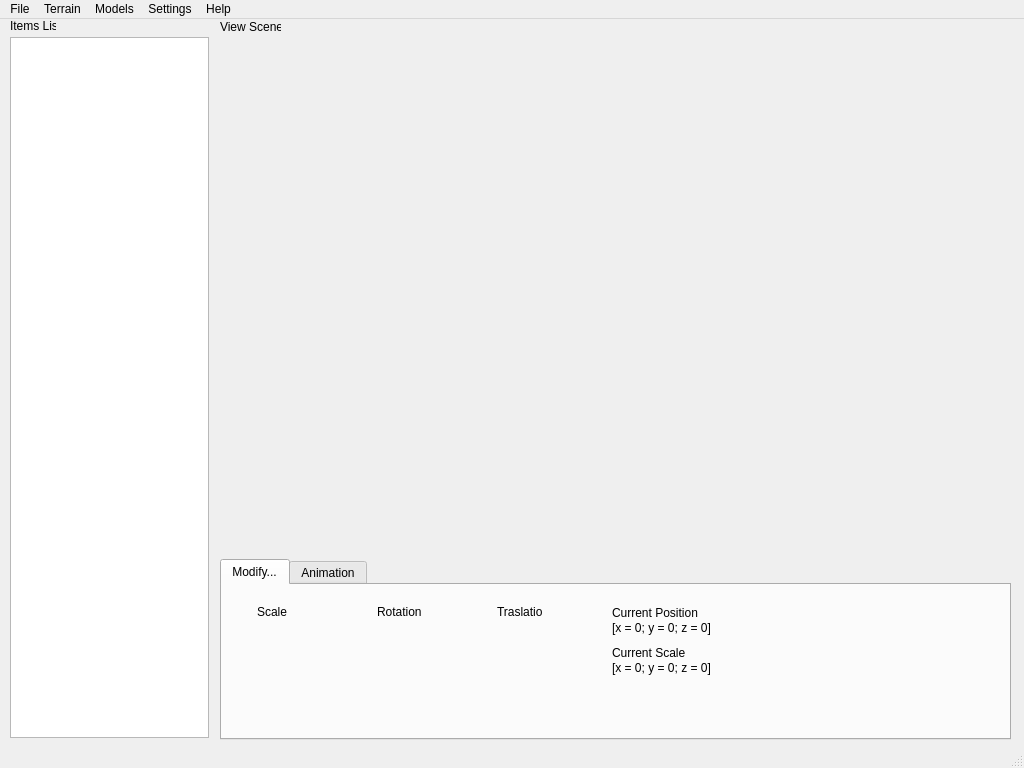
<?xml version="1.0" encoding="UTF-8"?>
<ui version="4.0">
 <class>MainWindow</class>
 <widget class="QMainWindow" name="MainWindow">
  <property name="geometry">
   <rect>
    <x>0</x>
    <y>0</y>
    <width>1024</width>
    <height>768</height>
   </rect>
  </property>
  <property name="minimumSize">
   <size>
    <width>1024</width>
    <height>768</height>
   </size>
  </property>
  <property name="maximumSize">
   <size>
    <width>1024</width>
    <height>768</height>
   </size>
  </property>
  <property name="windowTitle">
   <string>Level Generator</string>
  </property>
  <widget class="QWidget" name="centralwidget">
   <widget class="QWidget" name="horizontalLayoutWidget_2">
    <property name="geometry">
     <rect>
      <x>219</x>
      <y>19</y>
      <width>791</width>
      <height>511</height>
     </rect>
    </property>
    <layout class="QHBoxLayout" name="horizontalLayout_2"/>
   </widget>
   <widget class="QWidget" name="horizontalLayoutWidget_3">
    <property name="geometry">
     <rect>
      <x>220</x>
      <y>540</y>
      <width>791</width>
      <height>181</height>
     </rect>
    </property>
    <layout class="QHBoxLayout" name="horizontalLayout_3">
     <item>
      <widget class="QTabWidget" name="tabWidget">
       <property name="currentIndex">
        <number>0</number>
       </property>
       <widget class="QWidget" name="tab_2">
        <attribute name="title">
         <string>Modify...</string>
        </attribute>
        <widget class="QLabel" name="label">
         <property name="geometry">
          <rect>
           <x>35</x>
           <y>20</y>
           <width>46</width>
           <height>13</height>
          </rect>
         </property>
         <property name="text">
          <string>Scale</string>
         </property>
        </widget>
        <widget class="QLabel" name="label_3">
         <property name="geometry">
          <rect>
           <x>155</x>
           <y>20</y>
           <width>46</width>
           <height>13</height>
          </rect>
         </property>
         <property name="text">
          <string>Rotation</string>
         </property>
        </widget>
        <widget class="QLabel" name="label_4">
         <property name="geometry">
          <rect>
           <x>275</x>
           <y>20</y>
           <width>46</width>
           <height>13</height>
          </rect>
         </property>
         <property name="text">
          <string>Traslation</string>
         </property>
        </widget>
        <widget class="QLabel" name="label_6">
         <property name="geometry">
          <rect>
           <x>390</x>
           <y>20</y>
           <width>101</width>
           <height>16</height>
          </rect>
         </property>
         <property name="text">
          <string>Current Position</string>
         </property>
        </widget>
        <widget class="QLabel" name="labelCurrentPos">
         <property name="geometry">
          <rect>
           <x>390</x>
           <y>35</y>
           <width>231</width>
           <height>16</height>
          </rect>
         </property>
         <property name="text">
          <string>[x = 0; y = 0; z = 0]</string>
         </property>
        </widget>
        <widget class="QwtCounter" name="CounterScaleX">
         <property name="geometry">
          <rect>
           <x>10</x>
           <y>40</y>
           <width>101</width>
           <height>20</height>
          </rect>
         </property>
         <property name="basicstep" stdset="0">
          <double>0.200000000000000</double>
         </property>
         <property name="minValue">
          <double>-9999.000000000000000</double>
         </property>
         <property name="maxValue">
          <double>9999.000000000000000</double>
         </property>
         <property name="stepButton2">
          <number>10</number>
         </property>
         <property name="value">
          <double>0.000000000000000</double>
         </property>
        </widget>
        <widget class="QwtCounter" name="CounterScaleY">
         <property name="geometry">
          <rect>
           <x>10</x>
           <y>60</y>
           <width>101</width>
           <height>20</height>
          </rect>
         </property>
         <property name="basicstep" stdset="0">
          <double>0.200000000000000</double>
         </property>
         <property name="minValue">
          <double>-9999.000000000000000</double>
         </property>
         <property name="maxValue">
          <double>9999.000000000000000</double>
         </property>
         <property name="stepButton2">
          <number>10</number>
         </property>
         <property name="value">
          <double>0.000000000000000</double>
         </property>
        </widget>
        <widget class="QwtCounter" name="CounterScaleZ">
         <property name="geometry">
          <rect>
           <x>10</x>
           <y>80</y>
           <width>101</width>
           <height>20</height>
          </rect>
         </property>
         <property name="basicstep" stdset="0">
          <double>0.200000000000000</double>
         </property>
         <property name="minValue">
          <double>-9999.000000000000000</double>
         </property>
         <property name="maxValue">
          <double>9999.000000000000000</double>
         </property>
         <property name="stepButton2">
          <number>10</number>
         </property>
         <property name="value">
          <double>0.000000000000000</double>
         </property>
        </widget>
        <widget class="QwtCounter" name="CounterRotX">
         <property name="geometry">
          <rect>
           <x>130</x>
           <y>40</y>
           <width>101</width>
           <height>20</height>
          </rect>
         </property>
         <property name="basicstep" stdset="0">
          <double>0.200000000000000</double>
         </property>
         <property name="minValue">
          <double>-9999.000000000000000</double>
         </property>
         <property name="maxValue">
          <double>9999.000000000000000</double>
         </property>
         <property name="stepButton2">
          <number>10</number>
         </property>
         <property name="value">
          <double>0.000000000000000</double>
         </property>
        </widget>
        <widget class="QwtCounter" name="CounterRotY">
         <property name="geometry">
          <rect>
           <x>130</x>
           <y>60</y>
           <width>101</width>
           <height>20</height>
          </rect>
         </property>
         <property name="basicstep" stdset="0">
          <double>0.200000000000000</double>
         </property>
         <property name="minValue">
          <double>-9999.000000000000000</double>
         </property>
         <property name="maxValue">
          <double>9999.000000000000000</double>
         </property>
         <property name="stepButton2">
          <number>10</number>
         </property>
         <property name="value">
          <double>0.000000000000000</double>
         </property>
        </widget>
        <widget class="QwtCounter" name="CounterRotZ">
         <property name="geometry">
          <rect>
           <x>130</x>
           <y>80</y>
           <width>101</width>
           <height>20</height>
          </rect>
         </property>
         <property name="basicstep" stdset="0">
          <double>0.200000000000000</double>
         </property>
         <property name="minValue">
          <double>-9999.000000000000000</double>
         </property>
         <property name="maxValue">
          <double>9999.000000000000000</double>
         </property>
         <property name="stepButton2">
          <number>10</number>
         </property>
         <property name="value">
          <double>0.000000000000000</double>
         </property>
        </widget>
        <widget class="QwtCounter" name="CounterTraY">
         <property name="geometry">
          <rect>
           <x>250</x>
           <y>60</y>
           <width>101</width>
           <height>20</height>
          </rect>
         </property>
         <property name="basicstep" stdset="0">
          <double>0.200000000000000</double>
         </property>
         <property name="minValue">
          <double>-9999.000000000000000</double>
         </property>
         <property name="maxValue">
          <double>9999.000000000000000</double>
         </property>
         <property name="stepButton2">
          <number>10</number>
         </property>
         <property name="value">
          <double>0.000000000000000</double>
         </property>
        </widget>
        <widget class="QwtCounter" name="CounterTraZ">
         <property name="geometry">
          <rect>
           <x>250</x>
           <y>80</y>
           <width>101</width>
           <height>20</height>
          </rect>
         </property>
         <property name="basicstep" stdset="0">
          <double>0.200000000000000</double>
         </property>
         <property name="minValue">
          <double>-9999.000000000000000</double>
         </property>
         <property name="maxValue">
          <double>9999.000000000000000</double>
         </property>
         <property name="stepButton2">
          <number>10</number>
         </property>
         <property name="value">
          <double>0.000000000000000</double>
         </property>
        </widget>
        <widget class="QwtCounter" name="CounterTraX">
         <property name="geometry">
          <rect>
           <x>250</x>
           <y>40</y>
           <width>101</width>
           <height>20</height>
          </rect>
         </property>
         <property name="basicstep" stdset="0">
          <double>0.200000000000000</double>
         </property>
         <property name="minValue">
          <double>-9999.000000000000000</double>
         </property>
         <property name="maxValue">
          <double>9999.000000000000000</double>
         </property>
         <property name="stepButton2">
          <number>10</number>
         </property>
         <property name="value">
          <double>0.000000000000000</double>
         </property>
        </widget>
        <widget class="QLabel" name="label_7">
         <property name="geometry">
          <rect>
           <x>390</x>
           <y>60</y>
           <width>101</width>
           <height>16</height>
          </rect>
         </property>
         <property name="text">
          <string>Current Scale</string>
         </property>
        </widget>
        <widget class="QLabel" name="labelCurrentScale">
         <property name="geometry">
          <rect>
           <x>390</x>
           <y>75</y>
           <width>231</width>
           <height>16</height>
          </rect>
         </property>
         <property name="text">
          <string>[x = 0; y = 0; z = 0]</string>
         </property>
        </widget>
       </widget>
       <widget class="QWidget" name="tab_Animation">
        <attribute name="title">
         <string>Animation</string>
        </attribute>
        <widget class="QComboBox" name="comboBox_Animation">
         <property name="geometry">
          <rect>
           <x>10</x>
           <y>10</y>
           <width>201</width>
           <height>21</height>
          </rect>
         </property>
        </widget>
       </widget>
      </widget>
     </item>
    </layout>
   </widget>
   <widget class="QListWidget" name="listWidget">
    <property name="geometry">
     <rect>
      <x>10</x>
      <y>18</y>
      <width>199</width>
      <height>701</height>
     </rect>
    </property>
   </widget>
   <widget class="QLabel" name="label_2">
    <property name="geometry">
     <rect>
      <x>10</x>
      <y>0</y>
      <width>46</width>
      <height>13</height>
     </rect>
    </property>
    <property name="text">
     <string>Items List</string>
    </property>
   </widget>
   <widget class="QLabel" name="label_5">
    <property name="geometry">
     <rect>
      <x>220</x>
      <y>0</y>
      <width>61</width>
      <height>16</height>
     </rect>
    </property>
    <property name="text">
     <string>View Scene</string>
    </property>
   </widget>
  </widget>
  <widget class="QMenuBar" name="menubar">
   <property name="geometry">
    <rect>
     <x>0</x>
     <y>0</y>
     <width>1024</width>
     <height>21</height>
    </rect>
   </property>
   <widget class="QMenu" name="menuFile">
    <property name="title">
     <string>File</string>
    </property>
    <addaction name="actionNew_Scene"/>
    <addaction name="actionSave_Scene"/>
    <addaction name="actionLoad_Scene"/>
    <addaction name="separator"/>
    <addaction name="actionExit"/>
   </widget>
   <widget class="QMenu" name="menuTerrain">
    <property name="title">
     <string>Terrain</string>
    </property>
    <addaction name="actionGenerate_Random"/>
    <addaction name="actionSava_as_HMap"/>
    <addaction name="separator"/>
    <addaction name="actionLoad_Texture"/>
   </widget>
   <widget class="QMenu" name="menuModels">
    <property name="title">
     <string>Models</string>
    </property>
    <addaction name="actionAddEntity"/>
    <addaction name="actionDeleteEntity"/>
    <addaction name="separator"/>
    <addaction name="actionCreate_Light"/>
   </widget>
   <widget class="QMenu" name="menuHelp">
    <property name="title">
     <string>Help</string>
    </property>
    <addaction name="actionOnline_Guide"/>
    <addaction name="actionAbout"/>
   </widget>
   <widget class="QMenu" name="menuSettings">
    <property name="title">
     <string>Settings</string>
    </property>
    <addaction name="actionEnable_Shadow"/>
    <addaction name="actionEnable_Animation"/>
   </widget>
   <addaction name="menuFile"/>
   <addaction name="menuTerrain"/>
   <addaction name="menuModels"/>
   <addaction name="menuSettings"/>
   <addaction name="menuHelp"/>
  </widget>
  <widget class="QStatusBar" name="statusbar"/>
  <action name="actionNew_Scene">
   <property name="text">
    <string>New Scene</string>
   </property>
  </action>
  <action name="actionSave_Scene">
   <property name="text">
    <string>Save Scene</string>
   </property>
  </action>
  <action name="actionLoad_Scene">
   <property name="text">
    <string>Load Scene</string>
   </property>
  </action>
  <action name="actionExit">
   <property name="text">
    <string>Exit</string>
   </property>
  </action>
  <action name="actionGenerate_Random">
   <property name="text">
    <string>Generate Random</string>
   </property>
  </action>
  <action name="actionSava_as_HMap">
   <property name="text">
    <string>Sava as HMap</string>
   </property>
  </action>
  <action name="actionLoad_Texture">
   <property name="text">
    <string>Load Texture</string>
   </property>
  </action>
  <action name="actionAddEntity">
   <property name="text">
    <string>Add Entity</string>
   </property>
  </action>
  <action name="actionDeleteEntity">
   <property name="text">
    <string>Delete Entity</string>
   </property>
  </action>
  <action name="actionOnline_Guide">
   <property name="text">
    <string>Online Guide</string>
   </property>
  </action>
  <action name="actionAbout">
   <property name="text">
    <string>About</string>
   </property>
  </action>
  <action name="actionEnable_Shadow">
   <property name="checkable">
    <bool>true</bool>
   </property>
   <property name="text">
    <string>Enable Shadow</string>
   </property>
  </action>
  <action name="actionEnable_Animation">
   <property name="checkable">
    <bool>true</bool>
   </property>
   <property name="text">
    <string>Enable Animation</string>
   </property>
  </action>
  <action name="actionEnable_Light">
   <property name="text">
    <string>Enable Light</string>
   </property>
  </action>
  <action name="actionCreate_Light">
   <property name="text">
    <string>Create Light</string>
   </property>
  </action>
 </widget>
 <customwidgets>
  <customwidget>
   <class>QwtCounter</class>
   <extends>QWidget</extends>
   <header>qwt_counter.h</header>
  </customwidget>
 </customwidgets>
 <resources/>
 <connections/>
</ui>
